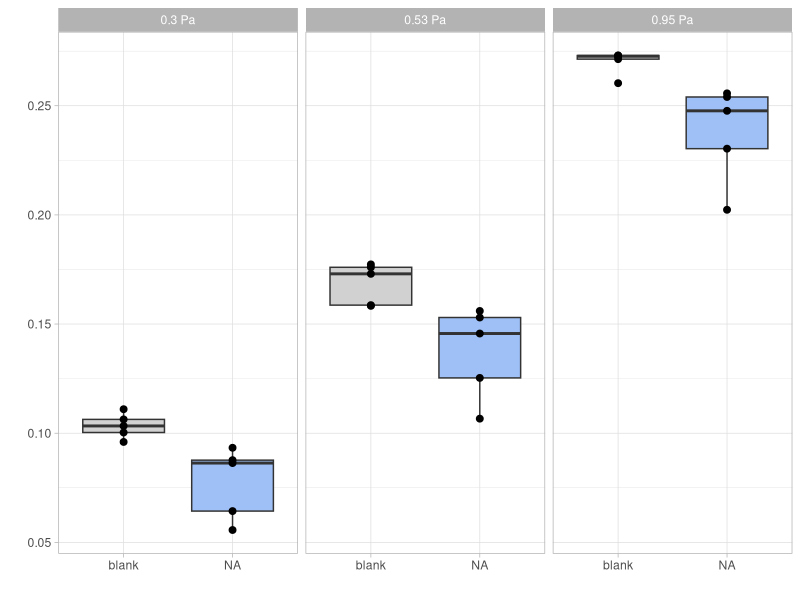
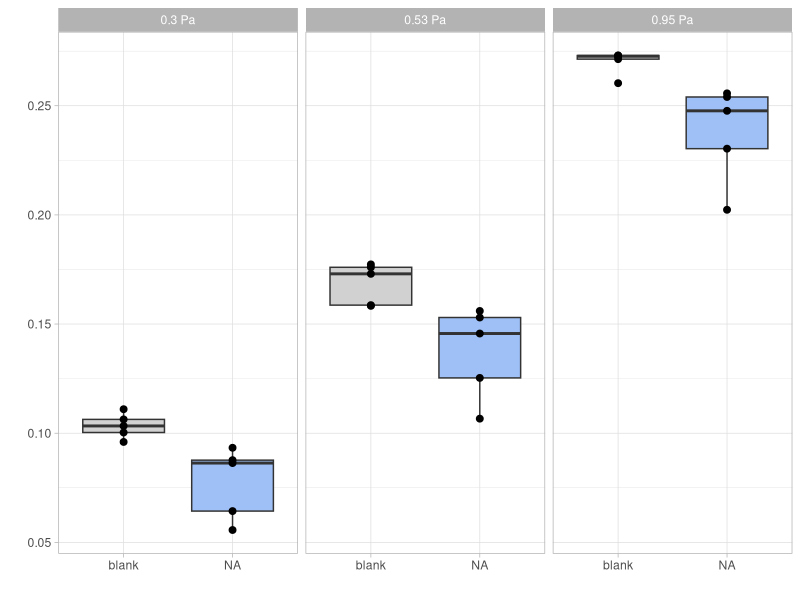

These figures' R source, in order:
library(ggplot2)
library(ggpubr)
library(openxlsx)
library(data.table)


all_Data <- data.table(
  read.xlsx("LoRRca_deformability.xlsx"))

 use_Data1 <- subset(
   all_Data, shear < 1)

# use_Data2 <- subset(
#   all_Data, shear > 1 & shear < 6)

# use_Data3 <- subset(
#   all_Data, shear > 6)

f.sample <- factor(
  use_Data1$sample, level = c("blank", "CDNB15","CDNB60"))

ggplot(data = use_Data1,
       aes(x = f.sample, 
           y = EI)) +
  
  geom_boxplot(show.legend = FALSE, aes(fill = sample)) +
  scale_fill_manual(values=c("#d1d1d1", "#9ec0f7", "#5897fc"), name ="") +
  
  facet_wrap(~factor(shear,
             level = c(0.3, 0.53, 0.95),
             labels = c("0.3 Pa",
                        "0.53 Pa",
                        "0.95 Pa"))) +
  
  # facet_wrap(~factor(shear,
  #                    level = c(1.69, 3.00, 5.33),
  #                    labels = c("1.69 Pa",
  #                               "3.00 Pa",
  #                               "5.33 Pa"))) +

  # facet_wrap(~factor(shear,
  #                    level = c(9.49, 16.87, 30),
  #                    labels = c("9.49 Pa",
  #                               "16.87 Pa",
  #                               "30 Pa"))) +
  
  geom_point(color = "#000000", size = 2) +
  
  labs(
    # title = (""), 
    x="", 
    y="") +
  
  theme(
    plot.title = element_blank()
  ) +
  
  theme_light() +
  
  stat_compare_means(comparisons = list(c("CDNB15","CDNB60"),
                                        c("blank","CDNB15"),
                                        c("blank","CDNB60")),
                     label = "p.signif", method = "wilcox.test", paired = TRUE)


ggsave("result_deformability(x).tiff", path = "C:/Users/paubus/OneDrive - Universität Zürich UZH/Documents/GitHub/R-graphs/Graphs and figures", units = "in", dpi=300, compression = 'lzw', width = 8, height = 6)
